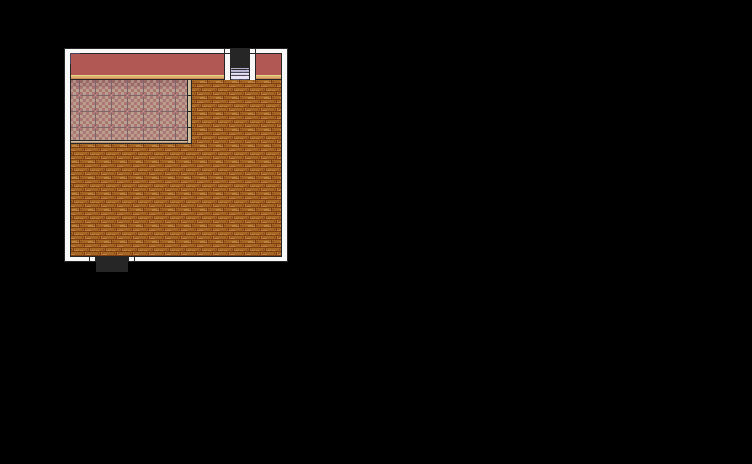

Tiled map render using the project's own tile images. Description and the map definition, with tile-layer contents summarised, below:
An orthogonal 47x29 tile map with 16x16 px tiles, 4 tile layers (Floor, Tile Layer 3, Walls, Tile Layer 4), 3 tilesets.

<map version="1.10" tiledversion="1.10.1" orientation="orthogonal" renderorder="right-down" width="47" height="29" tilewidth="16" tileheight="16" infinite="0" nextlayerid="8" nextobjectid="1">
 <tileset firstgid="1" source="../BasicLandscape.tsx" />
 <tileset firstgid="2913" source="../Decorations1.tsx" />
 <tileset firstgid="4533" source="ModernInteriorsTileset.tsx" />
 <layer id="5" name="Floor" width="47" height="29">
  <data>[1363 cells, 178 non-empty, 8 distinct tile ids]</data>
 </layer>
 <layer id="6" name="Tile Layer 3" width="47" height="29">
  <data>[1363 cells, 37 non-empty, 6 distinct tile ids]</data>
 </layer>
 <layer id="4" name="Walls" width="47" height="29">
  <data>[1363 cells, 52 non-empty, 12 distinct tile ids]</data>
 </layer>
 <layer id="7" name="Tile Layer 4" width="47" height="29">
  <data>[1363 cells, 2 non-empty, 2 distinct tile ids]</data>
 </layer>
</map>
